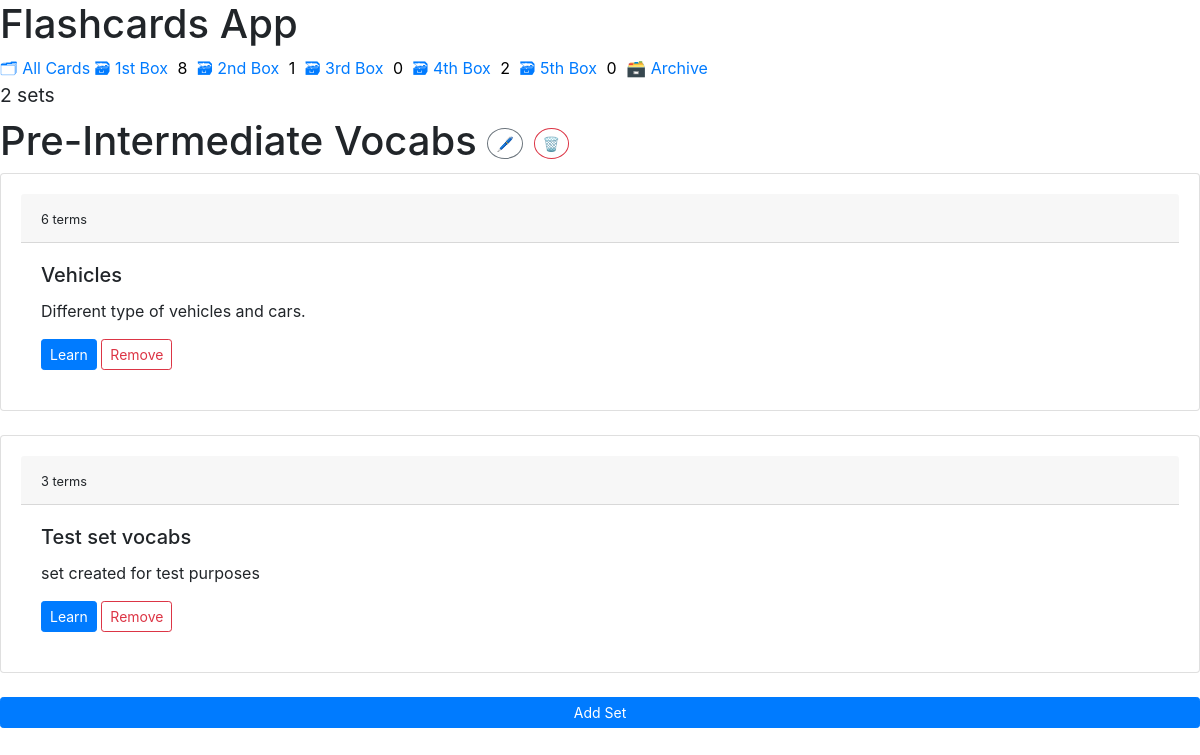
The app's page /folder/3 (signed in) with its own data.
### cards/models.py (models this page shows, shortened)
class Folder(BaseModel):
    title = models.CharField(max_length=1024)
    description = models.TextField(null=True, blank=True)
    author = models.ForeignKey(CustomUser, on_delete=models.CASCADE)

class StudySet(BaseModel):
    title = models.CharField(max_length=1024)
    description = models.TextField(null=True, blank=True)
    card_count = models.PositiveIntegerField(default=0)
    author = models.ForeignKey(CustomUser, on_delete=models.CASCADE, related_name='user_studyset')
    folder = models.ForeignKey(
        Folder,
        on_delete=models.SET_NULL,
        blank=True, null=True,
        related_name='folder_studyset'
    )
    def studyset_cards(self):
        return Card.objects.all().filter(study_set=self.id)

### cards/views.py (the view)
# urls.py: path('folder/<int:pk>', FolderDetailView.as_view(), name='folder-detail'),
class FolderDetailView(LoginRequiredMixin, DetailView):
    model = Folder
    context_object_name = 'folder_detail'
    template_name = 'cards/folder_detail.html'
    def get_context_data(self, **kwargs):
        context = super(FolderDetailView, self).get_context_data()
        context['folder_studysets'] = StudySet.objects.all().filter(folder=self.kwargs['pk'])
        return context

### templates/templatetags/cards_tags.py (called while the page is built)
@register.inclusion_tag('cards/box_link.html')
def boxes_as_links(username, **kwargs):
    boxes = []
    for box_num in BOXES:
        card_count = Card.objects.all().filter(
            box=box_num,
            is_archive=False,
            study_set__author__username=username,
        )
        if kwargs['set']:
            card_count = card_count.filter(study_set=kwargs['set']).count()
        else:
            card_count = card_count.count()
        boxes.append({
            'number': box_num,
            'card_count': card_count,
            'study_set': kwargs['set'],
        })
    return {'boxes': boxes}

### templates/cards/folder_detail.html (shortened to what this page needs)
{% extends './base.html' %}
{% load humanize %}
{% block content %}
    {% if folder_studysets %}
        <h4><small>{{folder_studysets.count}} set{{folder_studysets.count|pluralize:'s'}}</small></h4>
    {% endif %}
    <div>
        <h1>
            {{folder_detail.title}}
            <a class="btn btn-outline-secondary btn-sm rounded-circle" href="{% url 'folder-update' folder_detail.id %}" >🖊️</a>
             <a type="button" class="btn btn-outline-danger btn-sm rounded-circle" data-toggle="modal" data-target="#exampleModal">
            🗑️
            </a>
        </h1>
    </div>
    {% for set in folder_studysets %}
        <div class="card w-100">
              <div class="card-body " >
                  <div class="card-header">
                      <small>{{set.studyset_cards.count}} term{{set.studyset_cards.count|pluralize:'s'}}</small>
                  </div>
                  <div class="card-body">
                    <h5 class="card-title">{{set.title}}</h5>
                    <p class="card-text">{{set.description}}</p>
                    <a href="{% url 'studyset-detail' set.id %}" class="btn btn-primary btn-sm">Learn</a>
                    <a href="{% url 'folder-set-remove' set.id %}">
                        <button type="button" class="btn btn-outline-danger btn-sm">Remove</button>
                    </a>
                  </div>
              </div>
        </div><br>
    {% endfor %}
    <div class="d-grid gap-2 ">
        <a class="btn btn-primary btn-lg btn-block btn-sm" href="{% url 'folder-none-set' folder_detail.id %}" role="button">Add Set</a>
    </div>
{% endblock %}

### static/main.css (style rules this page uses)
:root { --accent: #6e48ad; --accent-bg: white; --bg: #fff; --text: #212121; --text-light: #585858; --border: #d8dae1; --code: #d81b60; --preformatted: #444; }
h2, h4 { margin-top: 0; }
button, a[role="button"] { color: white; text-decoration: none; }

### records on screen
Folder: title "Pre-Intermediate Vocabs"
StudySet: studyset_cards.count "6", title "Vehicles", description "Different type of vehicles and cars."
StudySet: studyset_cards.count "3", title "Test set vocabs", description "set created for test purposes"

### other values on screen
{{ box.number | ordinal }} "1st" "2nd" "3rd" "4th" "5th"
{{ box.card_count }} "8" "1" "0" "2" "0"
{{ folder_studysets.count }} "2"
